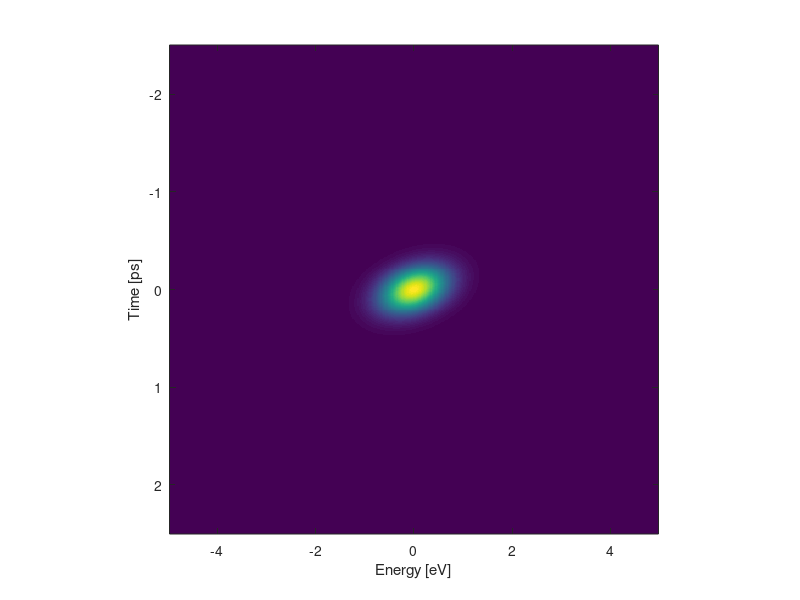

Write MATLAB code to recreate this figure. (Note: this script raises an error after producing the figure.)
clc; close all; clear all;

InputArgs = [1.4e-02,7.1e-02,1.3e+13,2.7e-01,-8.1e-01];
ExpInd = 1:12;

%%
PulseEnergyGainFactor = InputArgs(1);
PhiGainFactor = InputArgs(2);
Gamma = InputArgs(3);
GammaFactor = InputArgs(4);
Phase = InputArgs(5);

%%
% Fitted parameters
ElectronTotalEnergy = 1.1;
ElectronTotalTime = 3.6e-13;
LaserSpotFWHM = 40e-6;

ElectronTimeCoherentFWHM = 50e-15;
Theta = -7*pi/180;

%% Physical constants
c = 299792458;%[m/s];
e = 1.60217662e-19;%[C]
h = 6.62607004e-34;%[J*s]
hbar = h/(2*pi);

%% System parameters
%Coherent parameters
ElectronTimeCoherentSigma = ElectronTimeCoherentFWHM./(2*sqrt(2*log(2)));%[s]

%Incoherent parameters
ElectronTimeIncoherentSigma = ElectronTotalTime/(2*sqrt(2*log(2)));%[s]    
ElectronEnergyIncoherentSigma = ElectronTotalEnergy/(2*sqrt(2*log(2)));%[eV]

%
v = 0.7*c;%[m/s]
C1 = (-1./(1i*hbar*v))*e;

%% Time variable
Fs = 2.4e15;%[Hz]
dt = 1/Fs;%[s]
L = 2.4e4;
domega = Fs/L*(2*pi);%[Hz]
t = (-L/2:L/2).*dt;%[s]
omega = (-L/2:L/2)*domega;%[Hz]
energy = omega.*hbar/e;%[eV]

%% Time delay
ddt = 10e-15;
deltat = -2.5e-12:ddt:2.5e-12;

%% Incoherent broadening weighting function W(E,t)
SubSampleFactor = 60;
eW = energy(1:SubSampleFactor:end);%[eV]
tW = deltat*1e12;%[ps]

SigmaX = ElectronTimeIncoherentSigma*1e12;
SigmaY = ElectronEnergyIncoherentSigma;

a = cos(Theta)^2/(2*SigmaX^2) + sin(Theta)^2/(2*SigmaY^2);
b = (sin(2*Theta)/4)*((1/SigmaY^2)-(1/SigmaX^2));
c = sin(Theta)^2/(2*SigmaX^2) + cos(Theta)^2/(2*SigmaY^2);

[X,Y] = meshgrid(tW,eW);
W = exp(-(a*X.^2 + 2*b*X.*Y + c*Y.^2));
W = W';

figure(10)
imagesc(eW,tW,W)
xlabel('Energy [eV]')
ylabel('Time [ps]')
axis square
drawnow

ProjT = trapz(eW,W,2);
ProjE = trapz(tW,W,1);

[~,MaxInd] = max(ProjT);
e1 = find(ProjT >= 0.5*ProjT(MaxInd),1,'first');
e2 = find(ProjT >= 0.5*ProjT(MaxInd),1,'last');
FWHM_T = tW(e2) - tW(e1);

[~,MaxInd] = max(ProjE);
e1 = find(ProjE >= 0.5*ProjE(MaxInd),1,'first');
e2 = find(ProjE >= 0.5*ProjE(MaxInd),1,'last');
FWHM_E = eW(e2) - eW(e1);

fprintf('Projected energy FWHM: %.3f [eV]\nProjected time FWHM: %.3f [ps]\n',FWHM_E,FWHM_T);

%% z variable
z = (-1:2e-2:1)*1e-4;%[m]
deltaz = z(2)-z(1);

[Omega,Z] = meshgrid(omega,z);

%% Scan parameters
% PulseEnergy = PulseEnergyGainFactor.*[0.017,0.030,0.054,0.100,0.170,0.300,0.540,1.000,1.770,3.000,5.400,10.000].*1e-9;%[J]
PulseEnergy = PulseEnergyGainFactor.*[0.01:0.02:0.1, 0.2:0.2:1, 1.5:0.5:10].*1e-9;%[J]
Length = length(PulseEnergy);

x0 = 0;
y0 = -1e-6;

for PulseEnergyInd = 1:Length%ExpInd

    fprintf('Pulse energy No. %i\n',PulseEnergyInd); 
    
    pulseenergy = PulseEnergy(PulseEnergyInd);

    %% Calculate electric potential
    Phi = CalcElectricPotential_wXprimeZprimeInt_wRetPotential_womega_xy(pulseenergy,t,z,x0,y0,Gamma,GammaFactor,LaserSpotFWHM,Phase);
    Phi = Phi.*PhiGainFactor;
    
    % Case Phi is imaginary
    if (~isreal(Phi))
        RSSError = 1e10;
        return;
    end
    
    Phi = movmean(movmean(Phi,3,1),10,2);

    figure(200 + PulseEnergyInd)
    imagesc(t,z,Phi)
    xlabel('t [s]')
    ylabel('z [m]')
    drawnow
    
    %% Time domain Fourier transform
    PhiFFT = fftshift(fft(Phi,length(t),2),2);
    PhiFFT = PhiFFT./max(omega);

    %% beta(omega)
    PhiZ = PhiFFT.*exp(-1i*Omega.*Z/v);
    beta = sum(PhiZ,1).*deltaz;

    %% f(t)
    parfor TimeInd = 1:length(t)
        I(TimeInd) = C1.*trapz(omega,2.*real(exp(1i.*omega.*t(TimeInd)).*beta));    
    end

    %% Sweep time delay - Psi(E,deltat)
    Deltat = repmat(deltat',1,length(t));
    T = repmat(t,length(deltat),1);
    Ishift = circshift(I,ceil(length(t)/2));
    ft = exp(-Ishift);
    FT = repmat(ft,length(deltat),1);
    PsiCoherent = FT.*exp(-(T-Deltat).^2/(2*ElectronTimeCoherentSigma.^2));

    PsiCoherent = fftshift(fft(PsiCoherent,length(t),2),2);

    PsiCoherent = (abs(PsiCoherent)).^2;
    PsiCoherent = PsiCoherent./trapz(energy,PsiCoherent,2);

    figure(300 + PulseEnergyInd)
    imagesc(energy,deltat.*1e12,PsiCoherent)
    title('|\psi_{Coherent}(E)|^2','FontWeight','Normal')
    xlabel('Energy [eV]')
    ylabel('\Deltat [ps]')
    colorbar
    colormap jet
    axis square
    drawnow

    %% Sub-sample the model time scan and normalize
    TimeScan_Model = PsiCoherent(:,1:SubSampleFactor:end);
    TimeScan_Model = TimeScan_Model./trapz(eW,TimeScan_Model,2);

    %% Incoherent convolution
    TimeScan_Model_Sum = zeros(size(TimeScan_Model));

    WCutOff = 0.01*max(W(:));

    parfor tInd = 1:length(tW)
        for eInd = 1:length(eW)

            if W(tInd,eInd) < WCutOff
                continue
            end

            TimeScan_Model_Sum = TimeScan_Model_Sum + W(tInd,eInd).*...
                circshift(circshift(TimeScan_Model,-ceil(length(tW)/2)+tInd,1),-ceil(length(eW)/2)+eInd,2);

        end
    end
    
    %%
    load('TimeScansAll_Experiment.mat');
    load('CrossSectionDeltatAll.mat');
% 
%     TimeScan_Experiment = TimeScansAll_Experiment{PulseEnergyInd};
%     TimeScan_Experiment = TimeScan_Experiment./trapz(Energy_Experiment,TimeScan_Experiment,2);
% 
%     for tInd = 1:length(TimeDelay_Experiment)
%         TimeDelayInd(tInd) = find(deltat*1e12 >= TimeDelay_Experiment(tInd),1,'first');
%     end
%     for eInd = 1:length(Energy_Experiment)
%         EnergyInd(eInd) = find(eW >= Energy_Experiment(eInd),1,'first');
%     end
%     dt_Experiment = TimeDelay_Experiment(2) - TimeDelay_Experiment(1);
%     dE_Experiment = Energy_Experiment(2) - Energy_Experiment(1);
    
    %%
%     TimeScan_Model = TimeScan_Model_Sum(TimeDelayInd,EnergyInd);
%     TimeScan_Model = TimeScan_Model./trapz(Energy_Experiment,TimeScan_Model,2);
    
    TimeScan_Model_HR = TimeScan_Model_Sum;
    TimeScan_Model_HR = TimeScan_Model_HR./trapz(eW,TimeScan_Model_HR,2);

    %%
%     TimeScan_Model = TimeScan_Model./max(TimeScan_Model(:));
%     TimeScan_Experiment = TimeScan_Experiment./max(TimeScan_Experiment(:));

    TimeScan_Model_HR = TimeScan_Model_HR./max(TimeScan_Model_HR(:));
    
    %% <Energy>
%     S_Model = trapz(Energy_Experiment,Energy_Experiment.*TimeScan_Model,2)./trapz(Energy_Experiment,TimeScan_Model,2);
%     S_Experiment = trapz(Energy_Experiment,Energy_Experiment.*TimeScan_Experiment,2)./trapz(Energy_Experiment,TimeScan_Experiment,2);
    
    S_Model_HR = trapz(eW,eW.*TimeScan_Model_HR,2)./trapz(eW,TimeScan_Model_HR,2);
    
    %% Align the model time scan to the experiment
%     MaxTimeShift = 20;
%     EnergyShift = -0.2:0.01:0.2;
%     deW = eW(2) - eW(1);
% 
%     for tInd = -MaxTimeShift:1:MaxTimeShift
%         for eInd = 1:length(EnergyShift)
%             
%             S_Model_Shift = circshift(S_Model,tInd) + EnergyShift(eInd);
%             Error(MaxTimeShift+1+tInd,eInd) = sqrt(sum( (abs(S_Model_Shift - S_Experiment)).^2 ));
%         
%         end
%     end
% 
%     [~,ErrorMinInd] = min(Error(:));
%     [ErrorMinIndT,ErrorMinIndE] = ind2sub(size(Error),ErrorMinInd);
%         
%     ErrorMinIndTAll(PulseEnergyInd) = ErrorMinIndT;
%     ErrorMinIndEAll(PulseEnergyInd) = ErrorMinIndE;
%     
%     S_Model = circshift(S_Model,ErrorMinIndT-(MaxTimeShift+1)) + EnergyShift(ErrorMinIndE);
%     TimeScan_Model = circshift(circshift(TimeScan_Model,ErrorMinIndT-(MaxTimeShift+1),1),round(EnergyShift(ErrorMinIndE)/dE_Experiment),2);
%     
%     S_Model_HR = circshift(S_Model_HR,round((ErrorMinIndT-(MaxTimeShift+1)).*(dt_Experiment/(ddt*1e12)))) + EnergyShift(ErrorMinIndE);
%     TimeScan_Model_HR = circshift(circshift(TimeScan_Model_HR,round((ErrorMinIndT-(MaxTimeShift+1)).*(dt_Experiment/(ddt*1e12))),1)...
%         ,round(EnergyShift(ErrorMinIndE)/deW),2);

    %%
%     S_Experiment_All(PulseEnergyInd,:) = S_Experiment;
%     TimeScan_Experiment_All(PulseEnergyInd,:,:) = TimeScan_Experiment;

%     S_Model_All(PulseEnergyInd,:) = S_Model;
%     TimeScan_Model_All(PulseEnergyInd,:,:) = TimeScan_Model;

    S_Model_HR_All(PulseEnergyInd,:) = S_Model_HR;
    TimeScan_Model_HR_All(PulseEnergyInd,:,:) = TimeScan_Model_HR;
    
    %% Plot
%     figure(400 + PulseEnergyInd)
%     subplot(1,2,1)
%     imagesc(eW,tW,TimeScan_Model_HR)
%     title('\psi_{Model}','FontWeight','Normal')
%     xlabel('Energy [eV]')
%     ylabel('\Deltat [ps]')
%     xlim([-3 3])
%     ylim([-0.5 1.2])
%     colorbar
%     colormap jet
%     axis square
%     drawnow
%     box on
%     ax = gca;
%     ax.LineWidth = 2;
%     ax.FontSize = 18;
%     ax.XTick = -3:1.5:3;
%     ax.YTick = -0.5:0.5:1;
% 
%     subplot(1,2,2)
%     imagesc(Energy_Experiment,TimeDelay_Experiment,TimeScan_Experiment)
%     title('\psi_{Exp}','FontWeight','Normal')
%     xlabel('Energy [eV]')
%     ylabel('\Deltat [ps]')
%     xlim([-3 3])
%     ylim([-0.5 1.2])
%     colorbar
%     colormap jet
%     axis square
%     drawnow
%     box on
%     ax = gca;
%     ax.LineWidth = 2;
%     ax.FontSize = 18;
%     ax.XTick = -3:1.5:3;
%     ax.YTick = -0.5:0.5:1;
% 
%     %% Plot
%     figure(500 + PulseEnergyInd)
%     hold on
%     plot(tW,S_Model_HR,'LineWidth',2)
%     plot(TimeDelay_Experiment,S_Experiment,'LineWidth',2)
%     hold off
%     legend({'<E>_{Model}','<E>_{Exp}'})
%     xlabel('\Deltat [ps]')
%     xlim([-0.5 1.2])
%     axis square
%     drawnow
%     box on
%     ax = gca;
%     ax.LineWidth = 2;
%     ax.FontSize = 18;
 
end

% %% Plot S - Model and Experiment
% load('ExperimentAndModel_12PulseEnergies.mat');
% 
% open('Fig3b.fig');
% 
% tWZeroInd = find(tW>=0,1,'first');
% 
% for PulseEnergyInd = 3:Length
%     
%     s = S_Model_HR_All(PulseEnergyInd,:);
%     [~,sMaxInd] = max(s);
%     s = circshift(s,tWZeroInd-sMaxInd);
%     
%     figure(100)
%     hold on
%     plot(s + (PulseEnergyInd-1)-2,tW,'linewidth',2,'color',cmap(PulseEnergyInd-2,:))
%     hold off
%     ylabel('\Deltat [ps]')
%     xlabel('Energy loss [eV]')
%     ylim([-0.5 2])
%     xlim([-0.5 10])
%     ax = gca;
%     ax.FontSize = 18;
%     ax.LineWidth = 2;
%     ax.YDir = 'reverse';
%     box on
%     if mod(PulseEnergyInd,4) == 0
%     annotation('textbox',[0.17+((PulseEnergyInd-1)-2)/13.6, 0.17, 0.1, 0.1],'String',[num2str(PulseListNum(PulseEnergyInd)),' nJ'],...
%                 'color',cmap(PulseEnergyInd-2,:),'LineStyle','none','FontSize',18)
%     else
%     annotation('textbox',[0.17+((PulseEnergyInd-1)-2)/13.6, 0.17, 0.1, 0.1],'String',[num2str(PulseListNum(PulseEnergyInd)),],...
%                 'color',cmap(PulseEnergyInd-2,:),'LineStyle','none','FontSize',18)
%     end
% end
% 
%% Plot PV - Model and Experiment
load('Model_28PulseEnergies.mat');
open('Fig3c.fig');

Length = length(PulseEnergy);

for PulseEnergyInd = 1:Length
    PV_model(PulseEnergyInd) = max(S_Model_HR_All(PulseEnergyInd,:)) - min(S_Model_HR_All(PulseEnergyInd,:));
end

figure(1)
hold on
plot(PulseEnergy.*1e9./PulseEnergyGainFactor,PV_model,'-r','linewidth',2)
hold off
xlabel('Laser pulse energy [nJ]')
ylabel('P-V energy shift [eV]')
xlim([0 10.3])
ylim([0.2 1])
ax = gca;
ax.FontSize = 18;
ax.LineWidth = 2;
box on